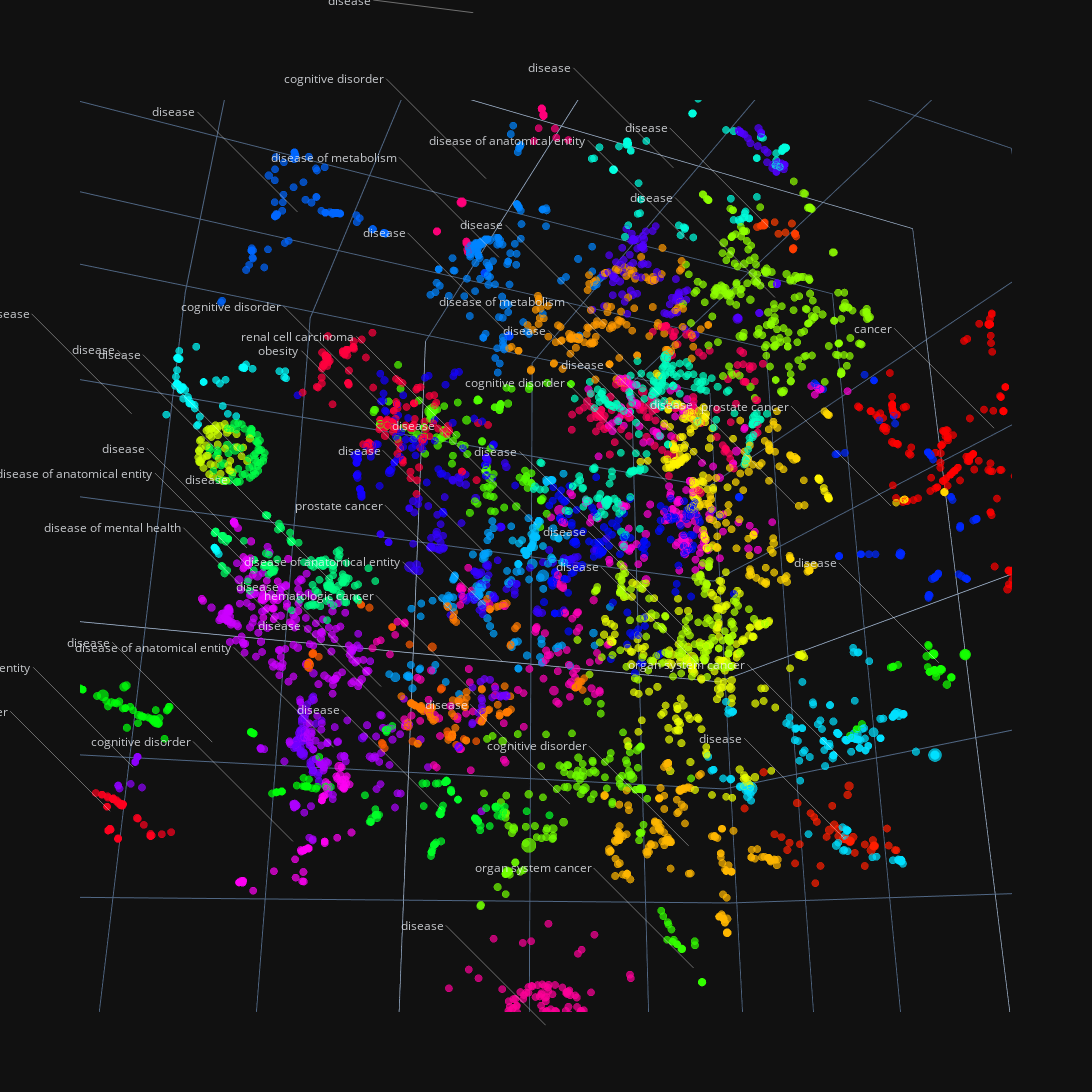

Notebook source saved alongside this figure:
### Code cell
print('Perplexity:', prplxty3d)
print('Early Exaggeration:', density3d)
print('Learning rate:', l_rate3d)
print('Iterations:', steps3d)

fig = pgo.Figure()
for i in tsne_data:
    fig.add_trace(i)
fig.update_layout(template='plotly_dark', showlegend=False, width=1200, height=1200,
                  scene=dict(
                    aspectratio=dict(
                        x=1,
                        y=1,
                        z=1
                    ),
                    camera=dict(
                        center=dict(
                            x=0,
                            y=0,
                            z=0
                        ),
                        eye=dict(
                            x=1.96903462608,
                            y=-1.09022831971,
                            z=0.405345349304
                        ),
                        up=dict(
                            x=0,
                            y=0,
                            z=1
                        )
                    ),
                    dragmode="turntable",
                    annotations=annotations,
                ))
py.iplot(fig)

plotly.offline.plot(fig, filename = 'output_plots/3Dportrait_tsne_'+feature+'_'+metric+'_Human.html', auto_open=False)

### Figure 1 — Plotly figure (JSON) as saved in the notebook; plotly's stock layout.template omitted (floating-point values rounded to 4 significant figures; data arrays with more than 128 entries replaced by an {"elided": "..."} marker saying what was removed)
{"data": [{"hoverinfo": "text", "marker": {"color": {"elided": "6538 str values"}, "line": {"color": {"elided": "6538 str values"}, "width": 1}, "size": {"elided": "16376 float values"}, "symbol": "circle"}, "mode": "markers", "text": {"elided": "6538 str values"}, "type": "scatter3d", "x": {"elided": "6538 float values"}, "y": {"elided": "6538 float values"}, "z": {"elided": "6538 float values"}}], "layout": {"height": 1200, "scene": {"annotations": [{"arrowcolor": "white", "arrowhead": 0, "arrowwidth": 0.5, "ax": -100, "ay": -100, "opacity": 0.8, "showarrow": true, "text": "cancer", "x": 7.946, "xanchor": "right", "y": -8.458, "z": 1.427}, {"arrowcolor": "white", "arrowhead": 0, "arrowwidth": 0.5, "ax": -100, "ay": -100, "opacity": 0.8, "showarrow": true, "text": "disease", "x": 2.455, "xanchor": "right", "y": -8.474, "z": -9.189}, {"arrowcolor": "white", "arrowhead": 0, "arrowwidth": 0.5, "ax": -100, "ay": -100, "opacity": 0.8, "showarrow": true, "text": "disease", "x": 7.52, "xanchor": "right", "y": -0.2063, "z": 12.92}, {"arrowcolor": "white", "arrowhead": 0, "arrowwidth": 0.5, "ax": -100, "ay": -100, "opacity": 0.8, "showarrow": true, "text": "disease", "x": -6.175, "xanchor": "right", "y": -5.093, "z": -6.022}, {"arrowcolor": "white", "arrowhead": 0, "arrowwidth": 0.5, "ax": -100, "ay": -100, "opacity": 0.8, "showarrow": true, "text": "hematologic cancer", "x": -0.1454, "xanchor": "right", "y": 7.08, "z": -3.415}, {"arrowcolor": "white", "arrowhead": 0, "arrowwidth": 0.5, "ax": -100, "ay": -100, "opacity": 0.8, "showarrow": true, "text": "disease", "x": 2.018, "xanchor": "right", "y": 1.283, "z": 8.419}, {"arrowcolor": "white", "arrowhead": 0, "arrowwidth": 0.5, "ax": -100, "ay": -100, "opacity": 0.8, "showarrow": true, "text": "cognitive disorder", "x": 6.697, "xanchor": "right", "y": 5.708, "z": -8.348}, {"arrowcolor": "white", "arrowhead": 0, "arrowwidth": 0.5, "ax": -100, "ay": -100, "opacity": 0.8, "showarrow": true, "text": "disease", "x": 7.454, "xanchor": "right", "y": -0.5381, "z": 2.098}, {"arrowcolor": "white", "arrowhead": 0, "arrowwidth": 0.5, "ax": -100, "ay": -100, "opacity": 0.8, "showarrow": true, "text": "disease", "x": 8.188, "xanchor": "right", "y": 5.922, "z": 6.253}, {"arrowcolor": "white", "arrowhead": 0, "arrowwidth": 0.5, "ax": -100, "ay": -100, "opacity": 0.8, "showarrow": true, "text": "disease", "x": 1.887, "xanchor": "right", "y": -4.058, "z": -4.602}, {"arrowcolor": "white", "arrowhead": 0, "arrowwidth": 0.5, "ax": -100, "ay": -100, "opacity": 0.8, "showarrow": true, "text": "disease", "x": -9.939, "xanchor": "right", "y": -6.792, "z": -1.833}, {"arrowcolor": "white", "arrowhead": 0, "arrowwidth": 0.5, "ax": -100, "ay": -100, "opacity": 0.8, "showarrow": true, "text": "disease", "x": 5.908, "xanchor": "right", "y": 3.72, "z": -1.305}, {"arrowcolor": "white", "arrowhead": 0, "arrowwidth": 0.5, "ax": -100, "ay": -100, "opacity": 0.8, "showarrow": true, "text": "disease", "x": 5.646, "xanchor": "right", "y": -2.912, "z": 7.983}, {"arrowcolor": "white", "arrowhead": 0, "arrowwidth": 0.5, "ax": -100, "ay": -100, "opacity": 0.8, "showarrow": true, "text": "disease", "x": 0.1378, "xanchor": "right", "y": 0.00846, "z": -7.766}, {"arrowcolor": "white", "arrowhead": 0, "arrowwidth": 0.5, "ax": -100, "ay": -100, "opacity": 0.8, "showarrow": true, "text": "renal cell carcinoma", "x": -4.305, "xanchor": "right", "y": -3.67, "z": 0.9046}, {"arrowcolor": "white", "arrowhead": 0, "arrowwidth": 0.5, "ax": -100, "ay": -100, "opacity": 0.8, "showarrow": true, "text": "organ system cancer", "x": 4.423, "xanchor": "right", "y": 1.55, "z": -12.12}, {"arrowcolor": "white", "arrowhead": 0, "arrowwidth": 0.5, "ax": -100, "ay": -100, "opacity": 0.8, "showarrow": true, "text": "disease", "x": 10.9, "xanchor": "right", "y": -2.169, "z": -3.215}, {"arrowcolor": "white", "arrowhead": 0, "arrowwidth": 0.5, "ax": -100, "ay": -100, "opacity": 0.8, "showarrow": true, "text": "disease", "x": -7.835, "xanchor": "right", "y": 10.1, "z": -5.092}, {"arrowcolor": "white", "arrowhead": 0, "arrowwidth": 0.5, "ax": -100, "ay": -100, "opacity": 0.8, "showarrow": true, "text": "disease", "x": -1.226, "xanchor": "right", "y": 6.93, "z": -7.345}, {"arrowcolor": "white", "arrowhead": 0, "arrowwidth": 0.5, "ax": -100, "ay": -100, "opacity": 0.8, "showarrow": true, "text": "disease", "x": -9.509, "xanchor": "right", "y": -7.193, "z": -2.022}, {"arrowcolor": "white", "arrowhead": 0, "arrowwidth": 0.5, "ax": -100, "ay": -100, "opacity": 0.8, "showarrow": true, "text": "disease", "x": -7.296, "xanchor": "right", "y": 10.34, "z": 1.977}, {"arrowcolor": "white", "arrowhead": 0, "arrowwidth": 0.5, "ax": -100, "ay": -100, "opacity": 0.8, "showarrow": true, "text": "disease", "x": -4.748, "xanchor": "right", "y": 8.745, "z": 0.638}, {"arrowcolor": "white", "arrowhead": 0, "arrowwidth": 0.5, "ax": -100, "ay": -100, "opacity": 0.8, "showarrow": true, "text": "disease", "x": -5.404, "xanchor": "right", "y": -7.681, "z": 10.39}, {"arrowcolor": "white", "arrowhead": 0, "arrowwidth": 0.5, "ax": -100, "ay": -100, "opacity": 0.8, "showarrow": true, "text": "disease", "x": 4.435, "xanchor": "right", "y": 3.236, "z": 5.812}, {"arrowcolor": "white", "arrowhead": 0, "arrowwidth": 0.5, "ax": -100, "ay": -100, "opacity": 0.8, "showarrow": true, "text": "disease", "x": -2.608, "xanchor": "right", "y": -11.78, "z": 3.725}, {"arrowcolor": "white", "arrowhead": 0, "arrowwidth": 0.5, "ax": -100, "ay": -100, "opacity": 0.8, "showarrow": true, "text": "disease", "x": -11.46, "xanchor": "right", "y": 1.456, "z": 2.425}, {"arrowcolor": "white", "arrowhead": 0, "arrowwidth": 0.5, "ax": -100, "ay": -100, "opacity": 0.8, "showarrow": true, "text": "organ system cancer", "x": 6.339, "xanchor": "right", "y": -3.538, "z": -6.774}, {"arrowcolor": "white", "arrowhead": 0, "arrowwidth": 0.5, "ax": -100, "ay": -100, "opacity": 0.8, "showarrow": true, "text": "disease", "x": 3.388, "xanchor": "right", "y": 10.81, "z": 4.659}, {"arrowcolor": "white", "arrowhead": 0, "arrowwidth": 0.5, "ax": -100, "ay": -100, "opacity": 0.8, "showarrow": true, "text": "prostate cancer", "x": -2.25, "xanchor": "right", "y": 0.07934, "z": -2.32}, {"arrowcolor": "white", "arrowhead": 0, "arrowwidth": 0.5, "ax": -100, "ay": -100, "opacity": 0.8, "showarrow": true, "text": "disease of metabolism", "x": -2.554, "xanchor": "right", "y": -1.503, "z": 8.058}, {"arrowcolor": "white", "arrowhead": 0, "arrowwidth": 0.5, "ax": -100, "ay": -100, "opacity": 0.8, "showarrow": true, "text": "disease", "x": -8.623, "xanchor": "right", "y": -5.171, "z": 5.334}, {"arrowcolor": "white", "arrowhead": 0, "arrowwidth": 0.5, "ax": -100, "ay": -100, "opacity": 0.8, "showarrow": true, "text": "disease", "x": 1.331, "xanchor": "right", "y": 8.618, "z": 11.92}, {"arrowcolor": "white", "arrowhead": 0, "arrowwidth": 0.5, "ax": -100, "ay": -100, "opacity": 0.8, "showarrow": true, "text": "prostate cancer", "x": 1.211, "xanchor": "right", "y": -12.41, "z": -3.287}, {"arrowcolor": "white", "arrowhead": 0, "arrowwidth": 0.5, "ax": -100, "ay": -100, "opacity": 0.8, "showarrow": true, "text": "disease", "x": 2.113, "xanchor": "right", "y": 0.8219, "z": 0.1485}, {"arrowcolor": "white", "arrowhead": 0, "arrowwidth": 0.5, "ax": -100, "ay": -100, "opacity": 0.8, "showarrow": true, "text": "obesity", "x": -3.948, "xanchor": "right", "y": 3.071, "z": 3.391}, {"arrowcolor": "white", "arrowhead": 0, "arrowwidth": 0.5, "ax": -100, "ay": -100, "opacity": 0.8, "showarrow": true, "text": "disease", "x": -4.583, "xanchor": "right", "y": -6.651, "z": -3.166}, {"arrowcolor": "white", "arrowhead": 0, "arrowwidth": 0.5, "ax": -100, "ay": -100, "opacity": 0.8, "showarrow": true, "text": "disease of anatomical entity", "x": 1.742, "xanchor": "right", "y": -4.664, "z": 7.853}, {"arrowcolor": "white", "arrowhead": 0, "arrowwidth": 0.5, "ax": -100, "ay": -100, "opacity": 0.8, "showarrow": true, "text": "disease", "x": -1.033, "xanchor": "right", "y": 12.69, "z": -3.622}, {"arrowcolor": "white", "arrowhead": 0, "arrowwidth": 0.5, "ax": -100, "ay": -100, "opacity": 0.8, "showarrow": true, "text": "disease of anatomical entity", "x": -10.39, "xanchor": "right", "y": 2.182, "z": -7.077}, {"arrowcolor": "white", "arrowhead": 0, "arrowwidth": 0.5, "ax": -100, "ay": -100, "opacity": 0.8, "showarrow": true, "text": "disease of anatomical entity", "x": -6.585, "xanchor": "right", "y": -2.726, "z": -7.026}, {"arrowcolor": "white", "arrowhead": 0, "arrowwidth": 0.5, "ax": -100, "ay": -100, "opacity": 0.8, "showarrow": true, "text": "disease of mental health", "x": -6.765, "xanchor": "right", "y": 4.494, "z": -2.386}, {"arrowcolor": "white", "arrowhead": 0, "arrowwidth": 0.5, "ax": -100, "ay": -100, "opacity": 0.8, "showarrow": true, "text": "disease of anatomical entity", "x": -7.233, "xanchor": "right", "y": 8.129, "z": 0.378}, {"arrowcolor": "white", "arrowhead": 0, "arrowwidth": 0.5, "ax": -100, "ay": -100, "opacity": 0.8, "showarrow": true, "text": "cognitive disorder", "x": -6.243, "xanchor": "right", "y": 3.51, "z": -8.725}, {"arrowcolor": "white", "arrowhead": 0, "arrowwidth": 0.5, "ax": -100, "ay": -100, "opacity": 0.8, "showarrow": true, "text": "cognitive disorder", "x": 0.6317, "xanchor": "right", "y": -5.03, "z": -0.04487}, {"arrowcolor": "white", "arrowhead": 0, "arrowwidth": 0.5, "ax": -100, "ay": -100, "opacity": 0.8, "showarrow": true, "text": "disease of anatomical entity", "x": -2.723, "xanchor": "right", "y": -2.714, "z": -4.618}, {"arrowcolor": "white", "arrowhead": 0, "arrowwidth": 0.5, "ax": -100, "ay": -100, "opacity": 0.8, "showarrow": true, "text": "disease", "x": -2.547, "xanchor": "right", "y": -5.035, "z": -12.94}, {"arrowcolor": "white", "arrowhead": 0, "arrowwidth": 0.5, "ax": -100, "ay": -100, "opacity": 0.8, "showarrow": true, "text": "cognitive disorder", "x": -1.848, "xanchor": "right", "y": 1.947, "z": 13.58}, {"arrowcolor": "white", "arrowhead": 0, "arrowwidth": 0.5, "ax": -100, "ay": -100, "opacity": 0.8, "showarrow": true, "text": "disease of metabolism", "x": 2.779, "xanchor": "right", "y": -1.193, "z": 4.518}, {"arrowcolor": "white", "arrowhead": 0, "arrowwidth": 0.5, "ax": -100, "ay": -100, "opacity": 0.8, "showarrow": true, "text": "cognitive disorder", "x": -3.746, "xanchor": "right", "y": 6.614, "z": 6.644}, {"arrowcolor": "white", "arrowhead": 0, "arrowwidth": 0.5, "ax": -100, "ay": -100, "opacity": 0.8, "showarrow": true, "text": "carbohydrate metabolic disorder", "x": -10.76, "xanchor": "right", "y": 3.024, "z": -8.126}], "aspectratio": {"x": 1, "y": 1, "z": 1}, "camera": {"center": {"x": 0, "y": 0, "z": 0}, "eye": {"x": -0.3951, "y": -0.9375, "z": -0.3412}, "projection": {"type": "perspective"}, "up": {"x": 0, "y": 0, "z": 1}}, "dragmode": "turntable"}, "showlegend": false, "width": 1200}}
